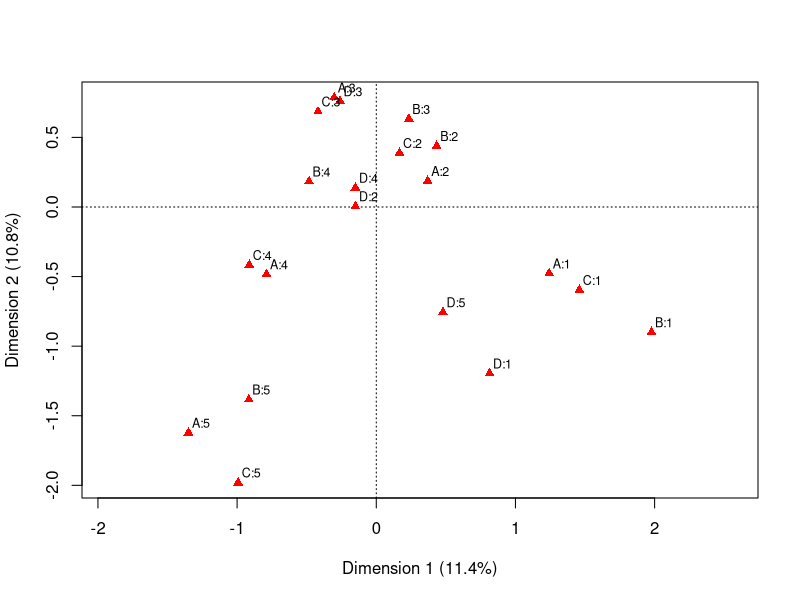
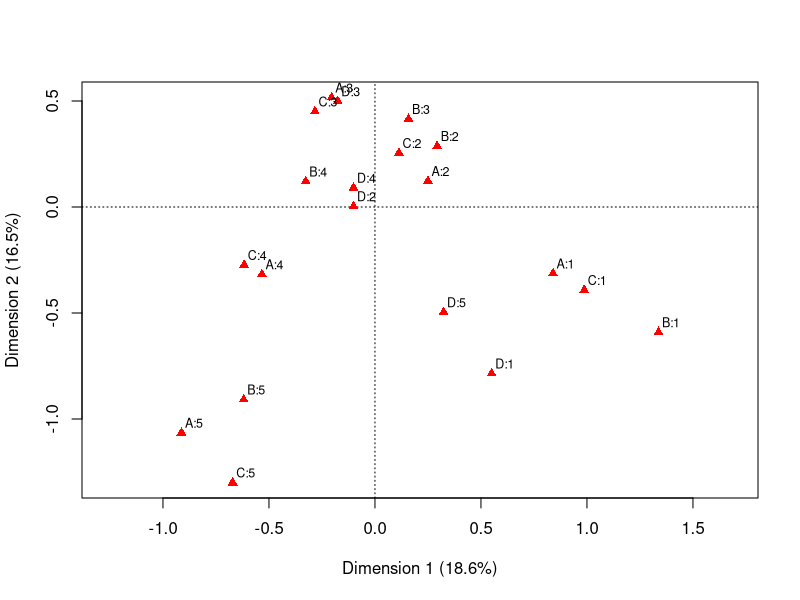
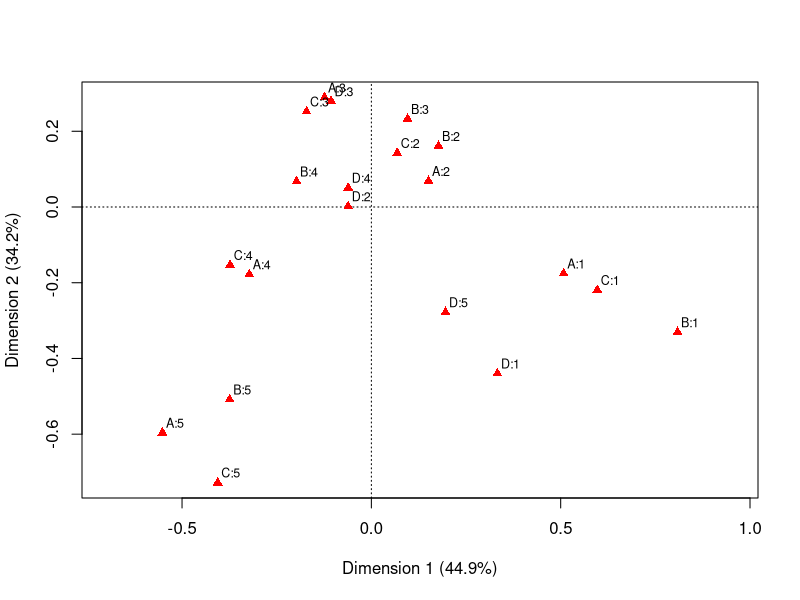
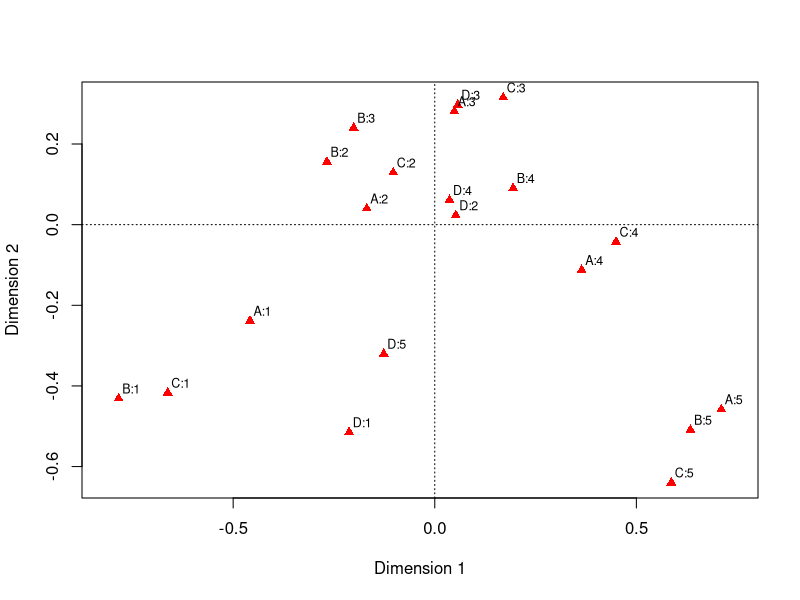
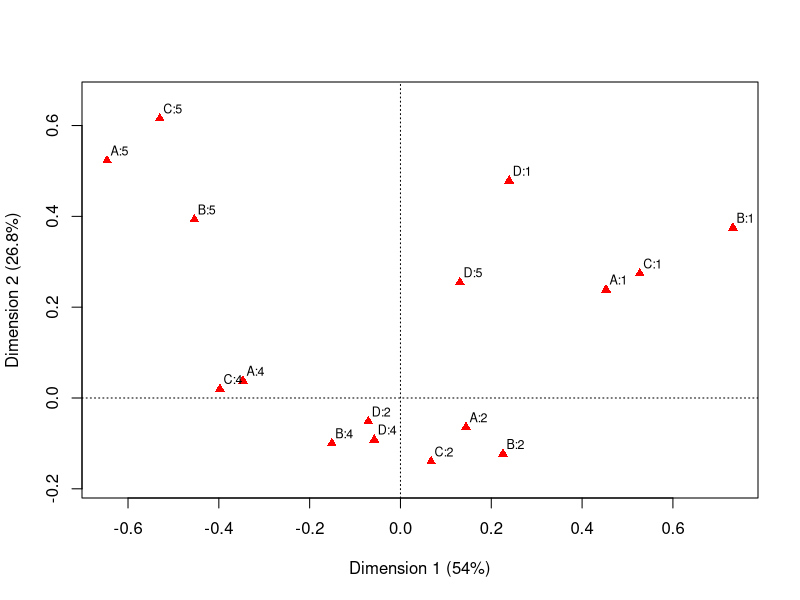
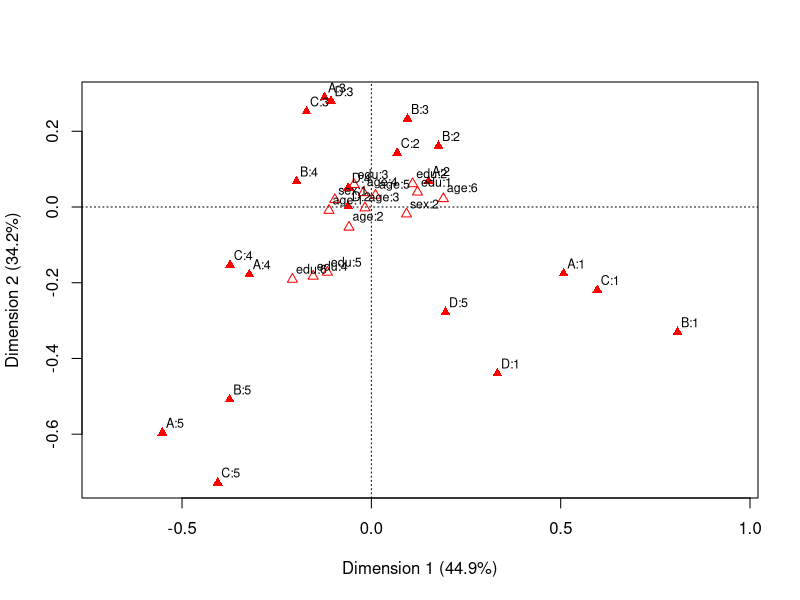

The R source for these figures, in order:
data(UCBAdmissions)
ca::mjca(UCBAdmissions)

# http://www.carme-n.org/?sec=code2
plot(ca::mjca(ca::wg93[,1:4], lambda = "indicator"))
plot(ca::mjca(ca::wg93[,1:4], lambda = "Burt"))
plot(ca::mjca(ca::wg93[,1:4], lambda = "adjusted"))
plot(ca::mjca(ca::wg93[,1:4], lambda = "JCA"))
plot(ca::mjca(ca::wg93[,1:4], subsetcat = (1:20)[-seq(3,18,5)]))
plot(ca::mjca(ca::wg93, supcol = 5:7))
